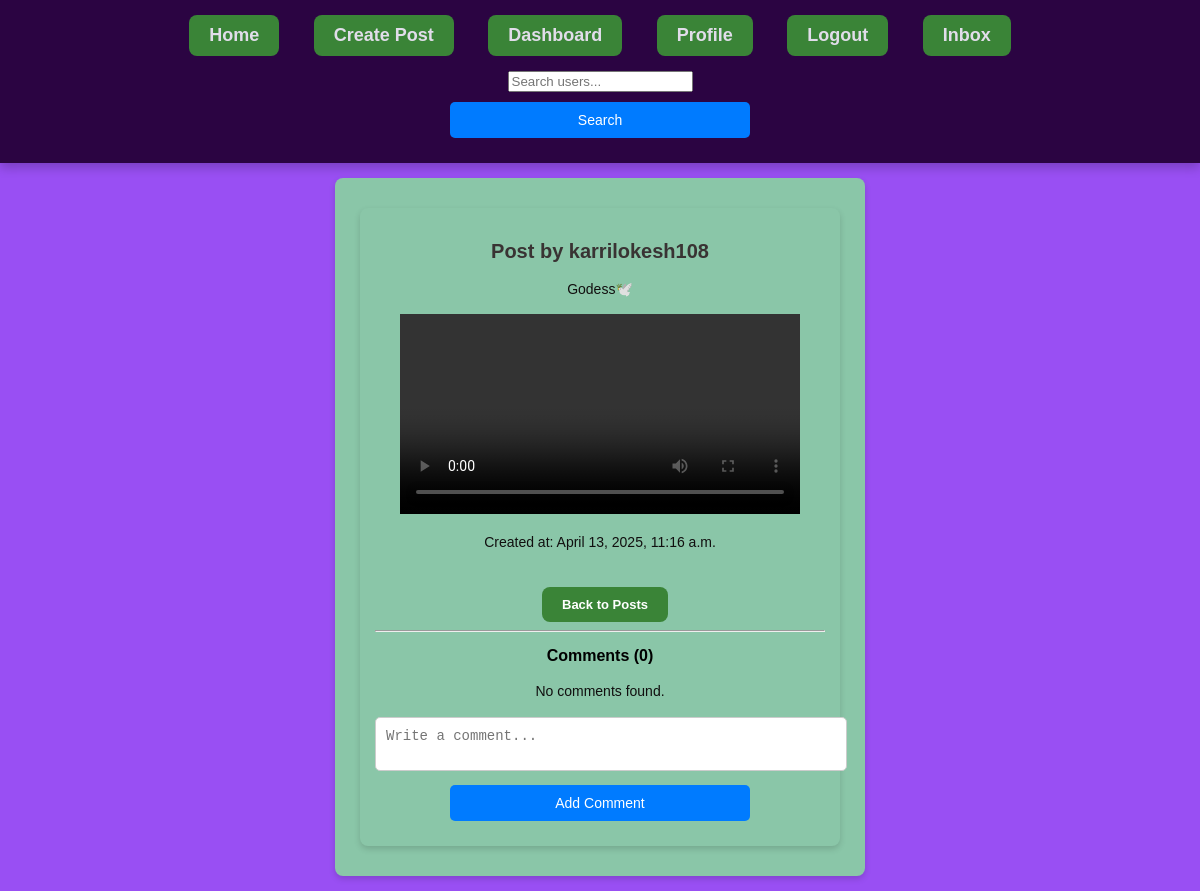
/posts/22/, run on the app's committed database.
### posts/models.py (models this page shows, shortened)
class Post(models.Model):
    user = models.ForeignKey(User, on_delete=models.CASCADE, related_name="posts")
    content = models.TextField()
    image = models.ImageField(upload_to="post_images/", null=True, blank=True)
    created_at = models.DateTimeField(auto_now_add=True)
    updated_at = models.DateTimeField(auto_now_add=True)
    video = models.FileField(upload_to="posts/videos/", blank=True, null=True)
    likes = models.ManyToManyField(User, related_name="liked_posts", blank=True)
    saved_by = models.ManyToManyField(User, related_name="saved_posts", blank=True)
    class Meta:
        ordering = ["-created_at"]  # Show latest posts first
        verbose_name_plural = "Posts"

### users/models.py (models this page shows, shortened)
class CustomUser(AbstractBaseUser, PermissionsMixin):
    name = models.CharField(max_length=20)
    email = models.EmailField(unique=True)
    age = models.IntegerField()
    phone= models.CharField(max_length=15, unique=True, null=True, blank=True)
    otp = models.CharField(max_length=6, null=True, blank=True)
    profile_pic = models.ImageField(upload_to='profile_pics/', null=True, blank=True, default="profile_pics/default-profile.png")
    username = models.CharField(max_length=30, unique=True, null=True, blank=True)
    bio = models.TextField(null=True, blank=True)
    first_name = models.CharField(max_length=30, null=True, blank=True)
    last_name = models.CharField(max_length=30, null=True, blank=True)
    gender = models.CharField(max_length=10, choices=[("Male", "Male"), ("Female", "Female"), ("Other", "Other")], null=True, blank=True)
    location = models.CharField(max_length=100, null=True, blank=True)
    linkedin = models.URLField(null=True, blank=True)
    github = models.URLField(null=True, blank=True)
    is_active = models.BooleanField(default=True)
    is_staff = models.BooleanField(default=False)
    firebase_uid = models.CharField(max_length=50, blank=True, null=True)
    followers = models.ManyToManyField('self', symmetrical=False, related_name='following', blank=True)
    objects = CustomUserManager()
    USERNAME_FIELD = "email"
    REQUIRED_FIELDS = ["name", "age", "phone"]

### posts/views.py (the view)
# urls.py: path('<int:pk>/', PostDetailView.as_view(), name='post-detail'),
class PostDetailView(DetailView):
    model = Post
    template_name = 'posts/post_detail.html'
    def get_context_data(self, **kwargs):
        context = super().get_context_data(**kwargs)
        comments = Comment.objects.filter(post=self.object)
        print("Comments for Post:", self.object.id)
        for comment in comments:
            print(f"User: {comment.user}, Content: {comment.content}")
        context['comments'] = comments
        return context

### posts/templates/posts/post_detail.html (shortened to what this page needs)
{% extends 'posts/base.html' %}
{% load static %}
{% block content %}
    <link rel="stylesheet" href="{% static 'posts/post_detail.css' %}">
    <div class="container">
        <h2>Post by {{ post.user.username }}</h2>
        <p>{{ post.content }}</p>
        {% if post.video %}
        <video width="400" controls>
            <source src="{{ post.video.url }}" type="video/mp4">
        </video>
    {% endif %}
        <p>Created at: {{ post.created_at }}</p>
        <a href="{% url 'post-list' %}">Back to Posts</a>
        <hr>
        <h3>Comments ({{ comments|length }})</h3>
        {% for comment in comments %}
        <p>Comment: {{ comment.content }}</p>
        <p>User: {{ comment.user }}</p>
        {% empty %}
            <p>No comments found.</p>
        {% endfor %}
        <form method="post" action="{% url 'add-comment' post.id %}">
            <textarea name="content" placeholder="Write a comment..." required></textarea>
            <button type="submit">Add Comment</button>
        </form>
    </div>
{% endblock %}

### posts/static/posts/base.css (style rules this page uses)
body { font-family: Arial, sans-serif; background: linear-gradient(135deg, #381271, #dfe9f3); margin: 0; padding: 0; animation: fadeIn 1s ease-in-out; }
.container { width: 60%; margin: 50px auto; background: white; padding: 20px; border-radius: 10px; box-shadow: 0px 5px 15px rgba(0, 0, 0, 0.2); text-align: center; animation: fadeIn 1.2s ease-in-out; }
a { display: inline-block; margin-top: 20px; margin-left: 10px; color: white; font-size: 13px; font-weight: bold; text-decoration: none; background: #7ac877; padding: 10px 20px; border-radius: 8px; transition: all 0.3s ease-in-out; }
body { font-family: Arial, sans-serif; background: linear-gradient(135deg, #f4f4f4, #dfe9f3); margin: 0; padding: 0; animation: fadeIn 1s ease-in-out; }
.container { width: 80%; max-width: 1000px; margin: 50px auto; background: white; padding: 30px; border-radius: 10px; box-shadow: 0px 5px 15px rgba(0, 0, 0, 0.2); text-align: center; animation: fadeIn 1.2s ease-in-out; }
a { display: inline-block; margin-top: 20px; margin-left: 10px; color: white; font-size: 13px; font-weight: bold; text-decoration: none; background: #3a8437; padding: 10px 20px; border-radius: 8px; transition: all 0.3s ease-in-out; }

### posts/static/posts/post_detail.css (style rules this page uses)
body { font-family: Arial, sans-serif; margin: 0; padding: 0; background: #994ff3; }
.container { width: 90%; max-width: 500px; margin: 15px auto; background: rgb(138, 198, 168); padding: 15px; border-radius: 8px; box-shadow: 0 3px 6px rgba(0, 0, 0, 0.15); animation: fadeIn 0.6s ease-in-out; }
h2 { text-align: center; color: #393333; font-size: 20px; animation: slideDown 0.5s ease-in-out; }
p { color: #110f0f; font-size: 14px; line-height: 1.5; }
h3 { font-size: 16px; margin-top: 15px; }
button { background: #007bff; color: white; border: none; padding: 10px; font-size: 14px; border-radius: 5px; cursor: pointer; transition: 0.3s ease-in-out; display: block; margin: 10px auto; width: 100%; max-width: 300px; }
form { margin-top: 15px; text-align: center; }
textarea { width: 100%; padding: 10px; font-size: 14px; border-radius: 5px; border: 1px solid #ccc; resize: none; transition: 0.3s; }

### data on the page
Post: user.username "karrilokesh108", content "Godess🕊️", created_at "April 13, 2025, 11:16 a.m."

### other printed values
{{ comments|length }} "0"
